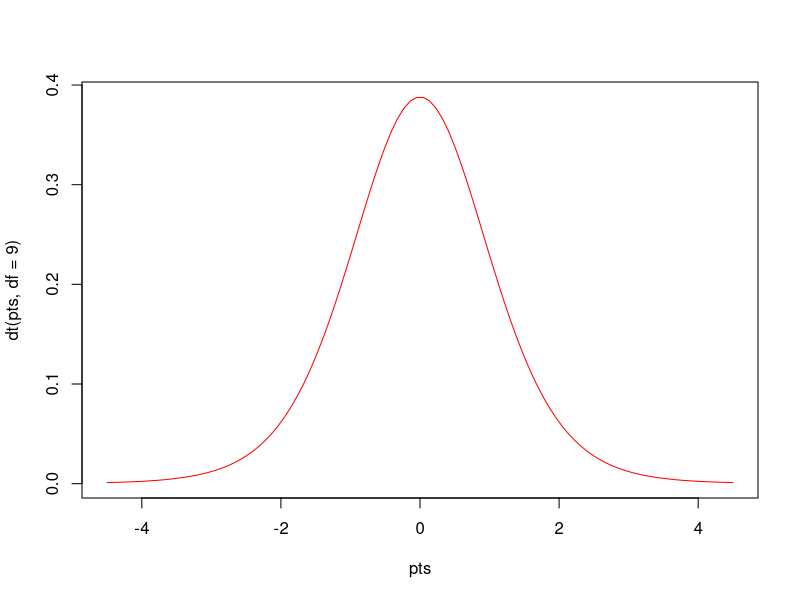

Source code (R):
# Author: Tzuriel Murray, Date: 9/23/22, Purpose: Calculate t-test for sample data

# Generates 2 variables/groups called x and y
x = rnorm(10)
y = rnorm(10)

# Generates data points in sequence from -4.5 to 4.5
pts = seq(-4.5, 4.5, length = 100)

# Plots x and y to visualize distribution curve
plot(pts, dt(pts, df = 9), col = 'red', type = 'l')